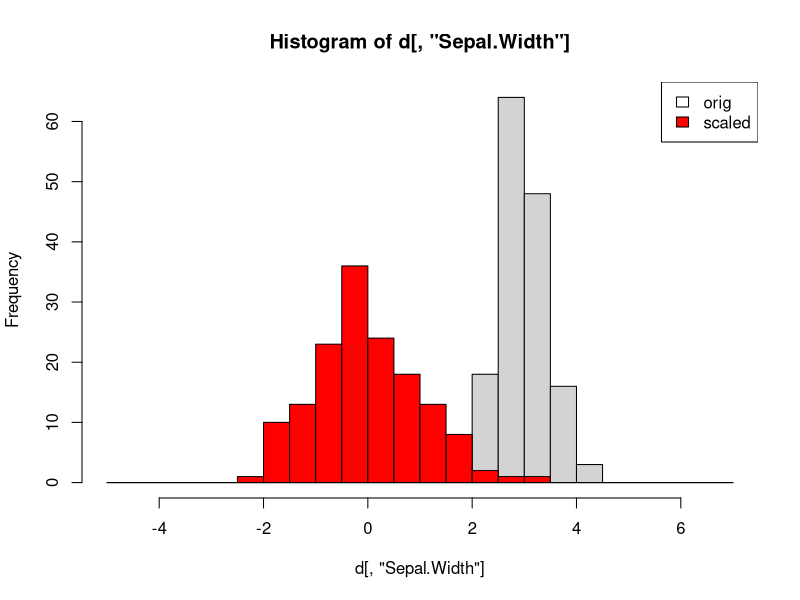
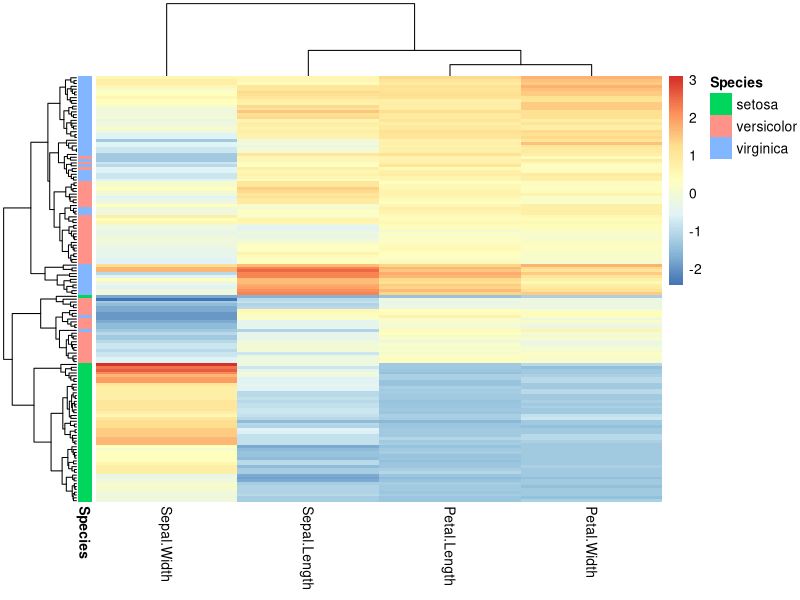
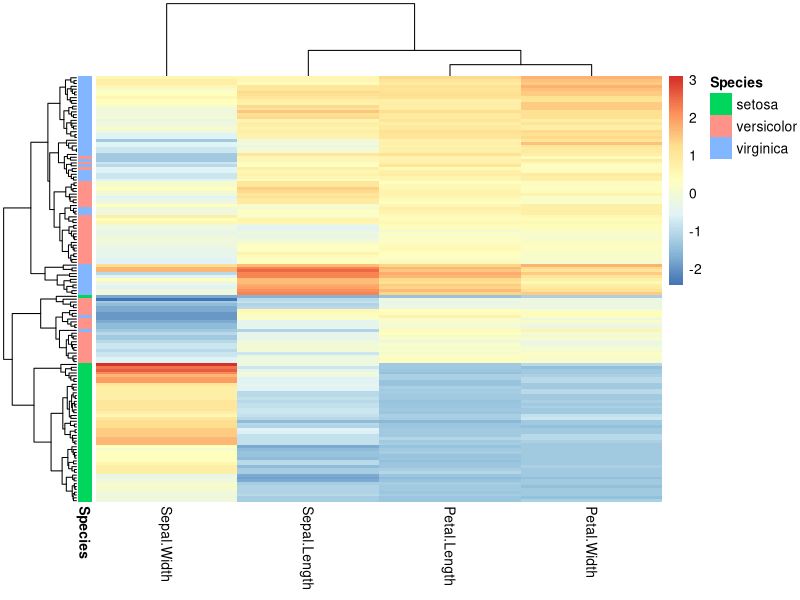
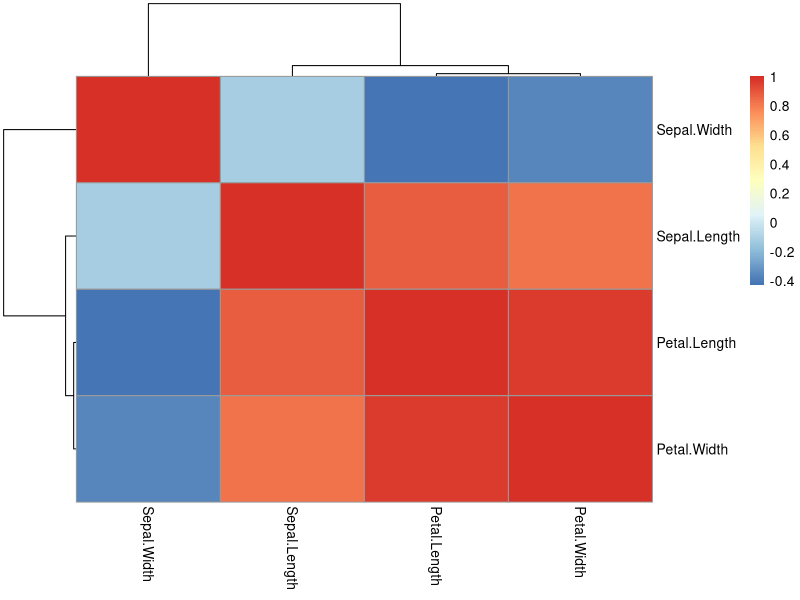
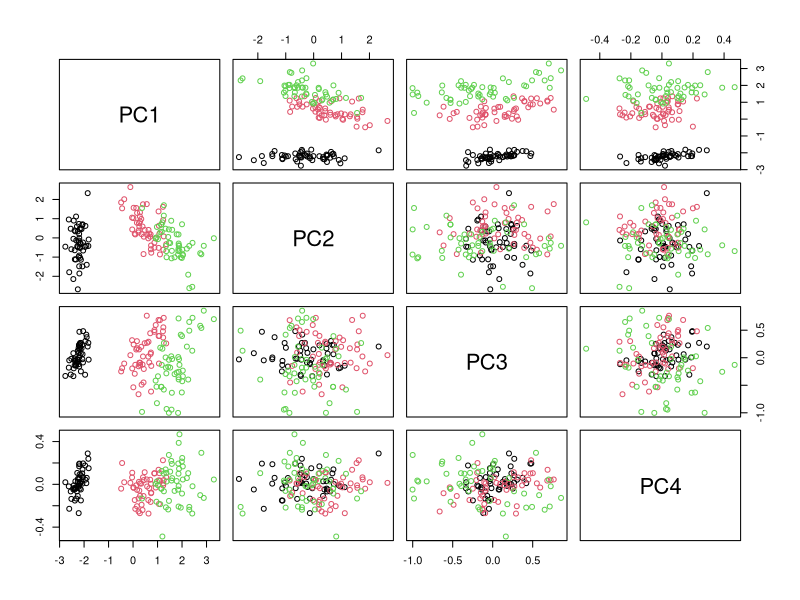
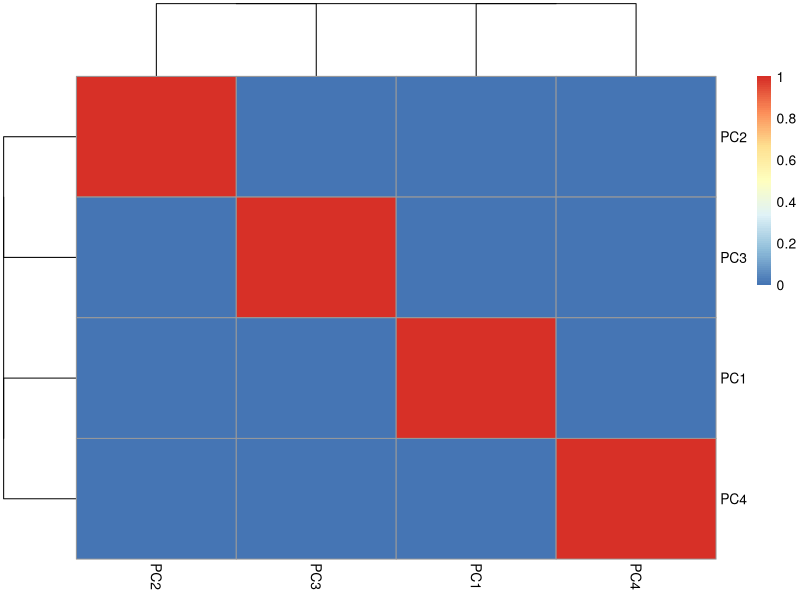
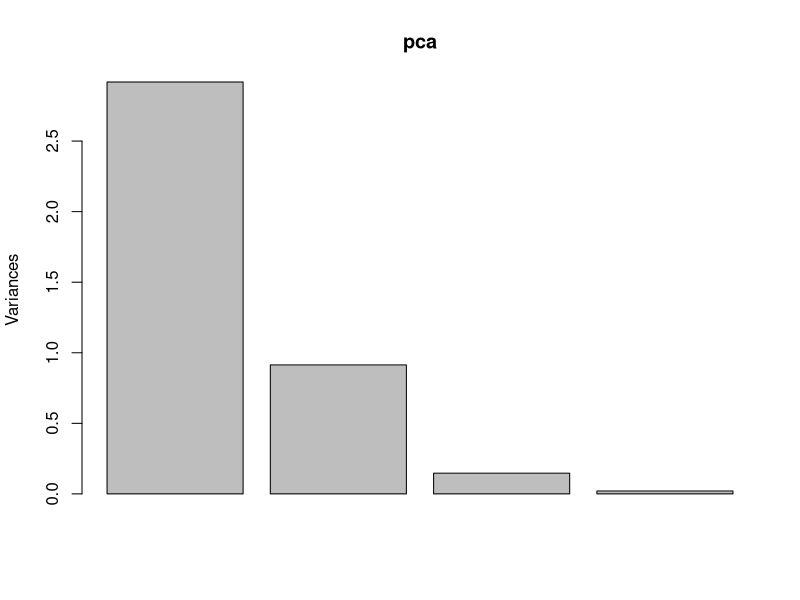
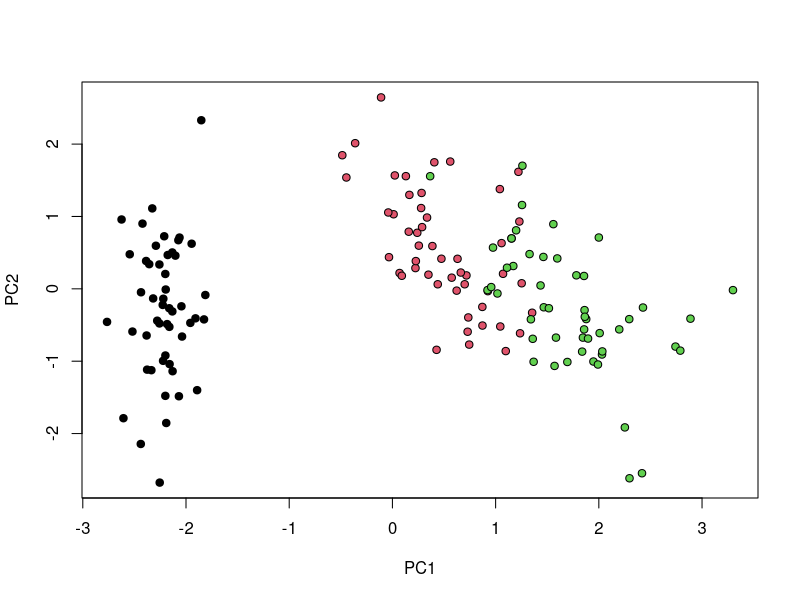

Generate these figures, in order, with R:
## ---- chunk 1

## ---- chunk 2
d=iris[,-5]   # numerical iris data (without speciee) 
ds=scale(d)   # scaled iris data (column-wise)

br=seq(-5,7,by=0.5)                                           # set common break points for the histograms below
hist(d[,"Sepal.Width"], breaks = br)                          # illustrate scaling for specific column
hist(ds[,"Sepal.Width"], breaks = br, add=TRUE, col="red")    # add histogram to current plot
legend("topright", c("orig","scaled"), fill=c("white", "red"))
## ---- chunk 3
#install.packages("pheatmap")  # That's how we install new packages - more later
library(pheatmap)              # make packaged functions available
paste('loaded pheatmap version:', packageVersion('pheatmap'))

ds  = scale(iris[,-5])                # scaled data for heatmap
ann = data.frame(Species = iris[,5])  # meta data for annotations

# explicitly set rownames to retain association between data and metadata
rownames(ds)=rownames(iris)
rownames(ann)=rownames(iris)

pheatmap(ds, 
         annotation_row = ann,
         show_rownames = FALSE,
         )
## ---- chunk 4
pdf("output/heatmap.pdf")                                        # similar for jpeg, png, ...
pheatmap(ds, annotation_row = ann, show_rownames = FALSE)
dev.off()                                                 # close device = pdf file
## ---- chunk 5
M=as.matrix(iris[,-5])     # numerical data, some operations below require matrices not data frames (%*%)
s=iris[,5]                 # species attributes (factor)
## ---- chunk 6
pheatmap(cor(M)) # original correlation matrix
## ---- chunk 7
pca = prcomp(M, scale=TRUE)
## ---- chunk 8
S=pca$x          # score matrix = rotated and scaled data matrix

pairs(S, col=s)

# correlation matrix of scores is diagonal (by design)
# --> principal components are uncorrelated
pheatmap(cor(S)) 
## ---- chunk 9
plot(pca)
## ---- chunk 10
plot(S[,1:2],pch=21, bg=s)  # score-plot
